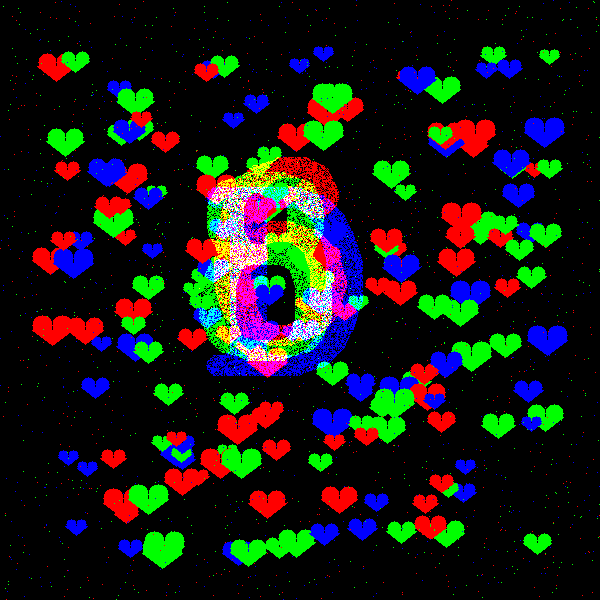
#> input picture challenge 4/2.png, 600 x 600 px, found by its file name
$ python solution-4ii.py
#> lines starting #> are read from the running program, lines starting #| are printed output that depends on the picture; after the words box and inside, x2 and y2 are one past the last pixel; in counts of white or black regions, pixels touching at a corner belong together
from PIL import Image

# Open the image and ensure it's in standard RGB color mode
img = Image.open('challenge 4/2.png').convert('RGB')

# Separate the image into its three base color layers
# This creates three separate grayscale images representing Red, Green, and Blue
r, g, b = img.split()
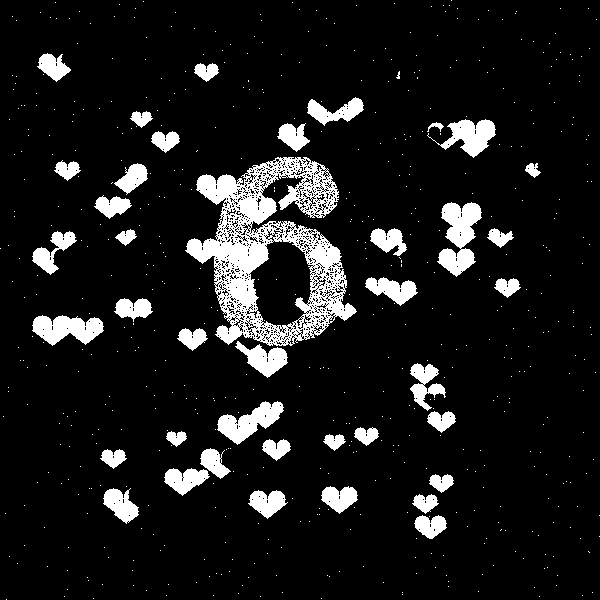
#> r: PIL image 600x600 L; 10.1% white; 609 white regions (569 under 20 px), largest, box (x1, y1, x2, y2) and area: (185, 157, 357, 346) 13235, (437, 202, 482, 277) 1918, (32, 315, 104, 346) 1439
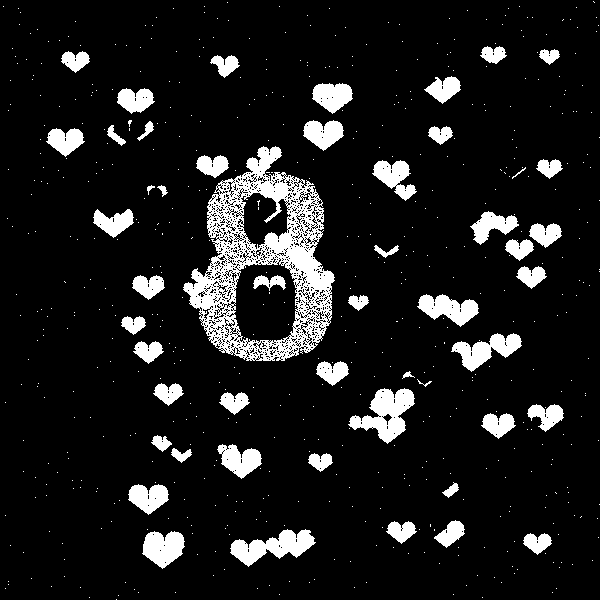
#> g: PIL image 600x600 L; 10.6% white; 614 white regions (563 under 20 px), largest, box (x1, y1, x2, y2) and area: (183, 146, 335, 361) 12301, (348, 388, 415, 444) 1809, (230, 529, 316, 567) 1600
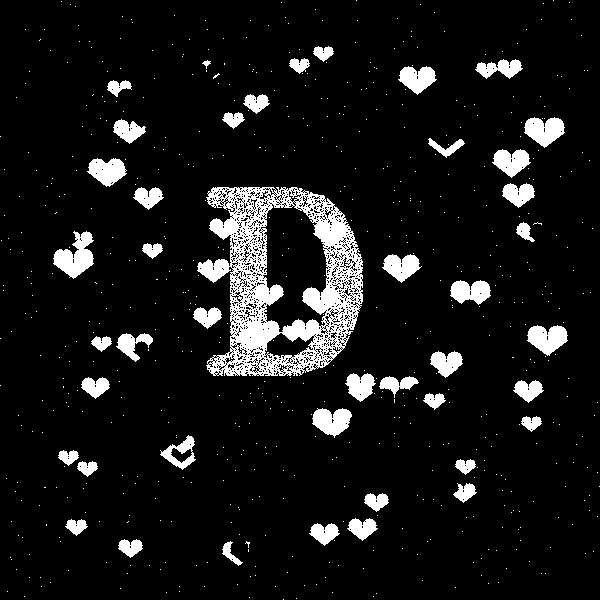
#> b: PIL image 600x600 L; 9% white; 645 white regions (601 under 20 px), largest, box (x1, y1, x2, y2) and area: (197, 187, 363, 376) 13801, (53, 231, 94, 279) 1075, (527, 325, 568, 356) 829

# Save each layer as a separate file to inspect them individually
# Often, one layer will reveal a hidden pattern that the others hide
r.save('challenge 4/2_red_layer.png')
g.save('challenge 4/2_green_layer.png')
b.save('challenge 4/2_blue_layer.png')
